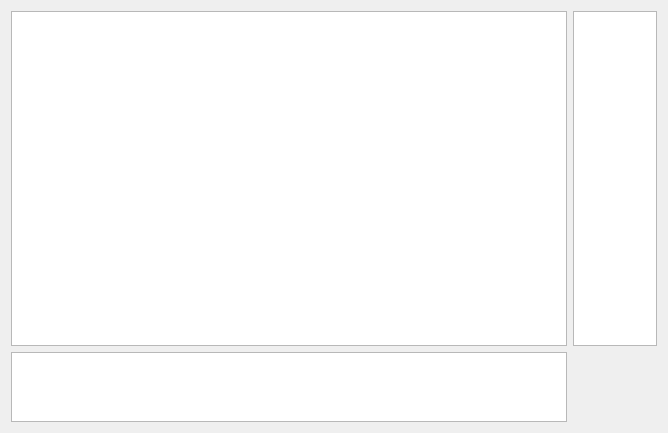
<?xml version="1.0" encoding="UTF-8"?>
<ui version="4.0">
 <class>Form</class>
 <widget class="QWidget" name="Form">
  <property name="geometry">
   <rect>
    <x>0</x>
    <y>0</y>
    <width>668</width>
    <height>433</height>
   </rect>
  </property>
  <property name="windowTitle">
   <string>Form</string>
  </property>
  <layout class="QGridLayout" name="gridLayout">
   <item row="0" column="0">
    <widget class="QTextEdit" name="txtTabConvo">
     <property name="enabled">
      <bool>true</bool>
     </property>
     <property name="readOnly">
      <bool>true</bool>
     </property>
    </widget>
   </item>
   <item row="1" column="1">
    <widget class="QPushButton" name="btnTabSend">
     <property name="text">
      <string/>
     </property>
     <property name="icon">
      <iconset resource="res.qrc">
       <normaloff>:/images/images/icon.ico</normaloff>:/images/images/icon.ico</iconset>
     </property>
     <property name="iconSize">
      <size>
       <width>48</width>
       <height>48</height>
      </size>
     </property>
     <property name="autoDefault">
      <bool>false</bool>
     </property>
     <property name="default">
      <bool>false</bool>
     </property>
     <property name="flat">
      <bool>true</bool>
     </property>
    </widget>
   </item>
   <item row="1" column="0">
    <widget class="QTextEdit" name="txtTabMessage">
     <property name="minimumSize">
      <size>
       <width>0</width>
       <height>70</height>
      </size>
     </property>
     <property name="maximumSize">
      <size>
       <width>16777215</width>
       <height>70</height>
      </size>
     </property>
    </widget>
   </item>
   <item row="0" column="1">
    <widget class="QListWidget" name="lstTabSmileys">
     <property name="minimumSize">
      <size>
       <width>84</width>
       <height>0</height>
      </size>
     </property>
     <property name="maximumSize">
      <size>
       <width>84</width>
       <height>16777215</height>
      </size>
     </property>
     <property name="iconSize">
      <size>
       <width>48</width>
       <height>48</height>
      </size>
     </property>
    </widget>
   </item>
  </layout>
 </widget>
 <resources>
  <include location="res.qrc"/>
 </resources>
 <connections/>
</ui>
